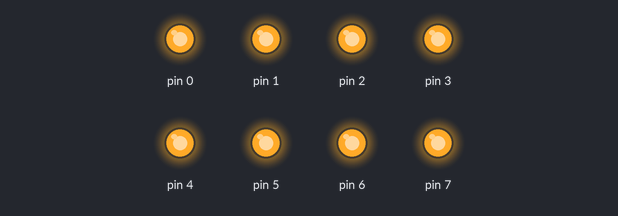
The sketch below on a simulated Arduino Mega 2560, built with avr-gcc and run on an emulated ATmega2560. Parts: output pins drawn as LEDs (lit = HIGH).

Above: at 0.5 s.
At 3.5 s:
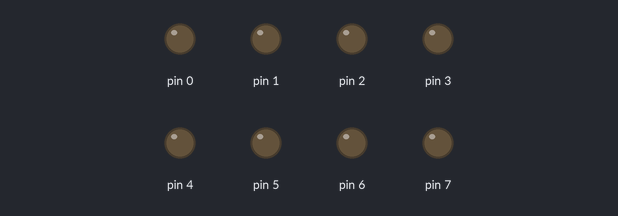
Timing chart, 0 to 4.6 s (numbered marks = the images above):
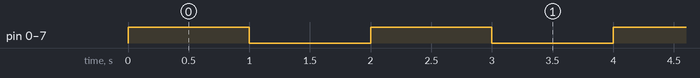

The sketch:

PORTA.ino
```cpp
void setup()
{
byte i;
for(i=0;i<=7;i++)
{
  pinMode(i,OUTPUT);
  }
}
void loop ()

{

PORTA(B11111111);

delay(1000);

PORTA(B00000000);

delay(1000);

}
void PORTA(byte value){
  byte i;
  for(i=0;i<=7;i++)
{
  digitalWrite(i,bitRead(value,i));
  }
}
```

Measured:
- by itself, pin 0–7: alternates HIGH for 1.0 s and LOW for 1.0 s
